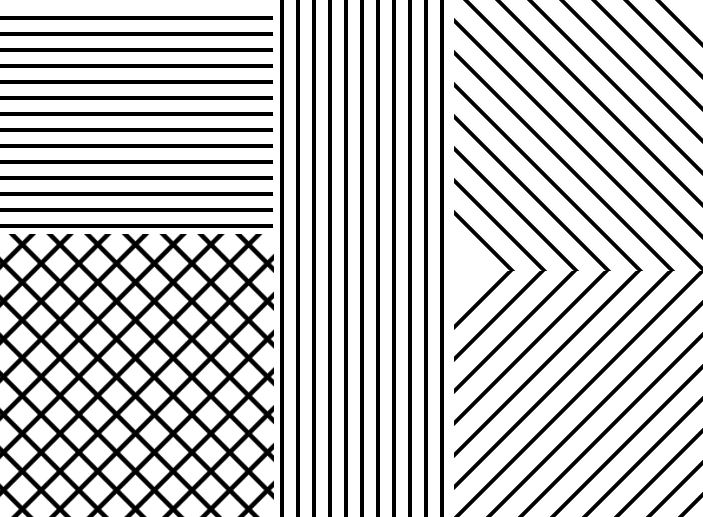
#> input picture Plant_weed_segmentation/project/synthetic.jpeg, 703 x 517 px
$ jupyter execute Gabor_filter.ipynb   (older library calls are emulated)
#> lines starting #> are read from the running program, lines starting #| are printed output that depends on the picture
[cell 1]
import numpy as np
import cv2
import pandas as pd
from matplotlib import pyplot as plt
#img = cv2.imread('BSE_Image.jpg')
img = cv2.imread('synthetic.jpeg')
#> img is the input picture: shape (517, 703, 3); min 0, max 255, mean 195.4
img = cv2.cvtColor(img, cv2.COLOR_BGR2GRAY)
#> img: shape (517, 703)

plt.imshow(img, cmap='gray')

[cell 2]
ksize=5
sigma=3
theta=1*np.pi/4
lamda=1*np.pi/4
gamma=0.5
phi=0
fig = plt.figure(figsize=(20, 20))
kernel = cv2.getGaborKernel((ksize, ksize), sigma, theta, lamda, gamma, 0, ktype=cv2.CV_32F)
kernel_resized=cv2.resize(kernel,(400,400))
fig.add_subplot(2, 2, 1,xlabel='kernel')
plt.imshow(kernel_resized, cmap='gray')


#Now filter the image and add values to a new column
fimg = cv2.filter2D(img, cv2.CV_8UC3, kernel)
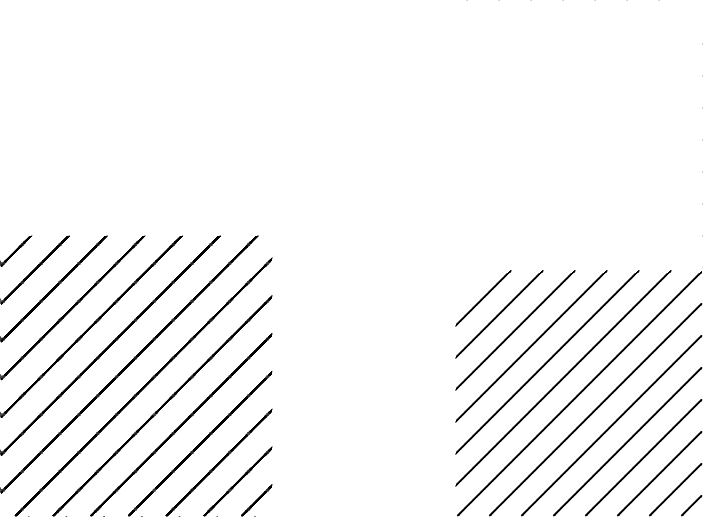
#> fimg: shape (517, 703); min 0, max 255, mean 246.1
fig.add_subplot(2, 2, 2,xlabel='filtered_image')
plt.imshow(fimg, cmap='gray')
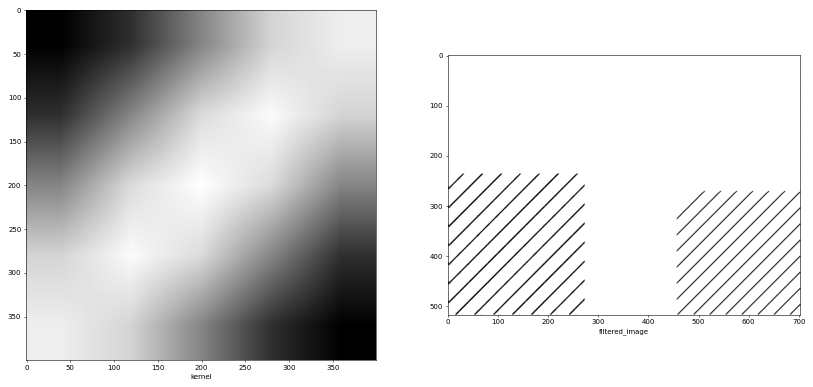
#> figure drawn by matplotlib, 2 panels
